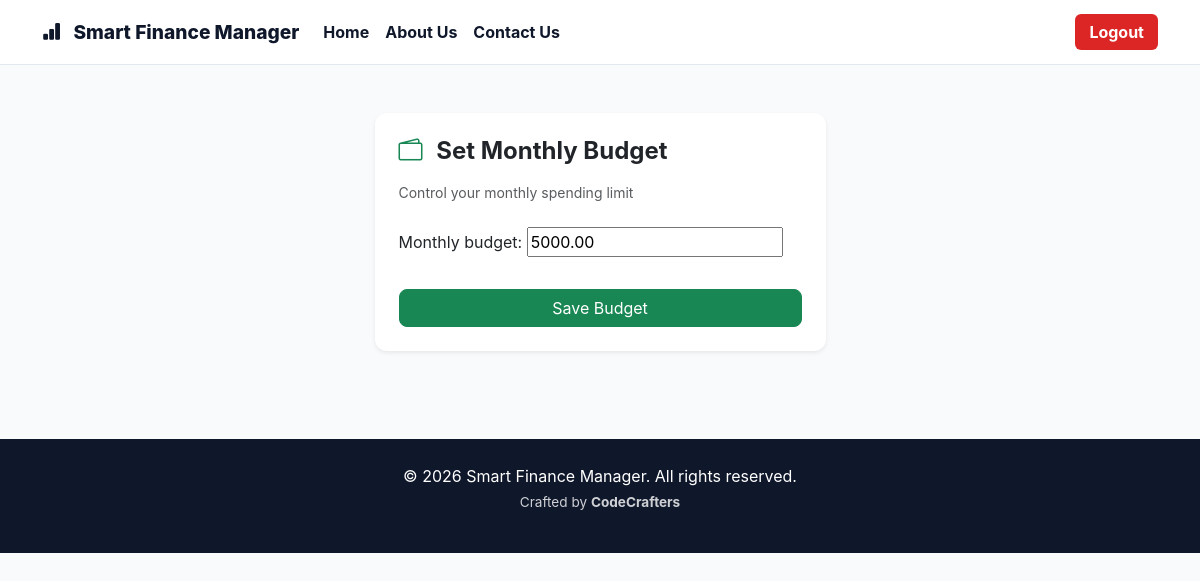
Before: /individuals/budget/ (signed in) with the older database file.
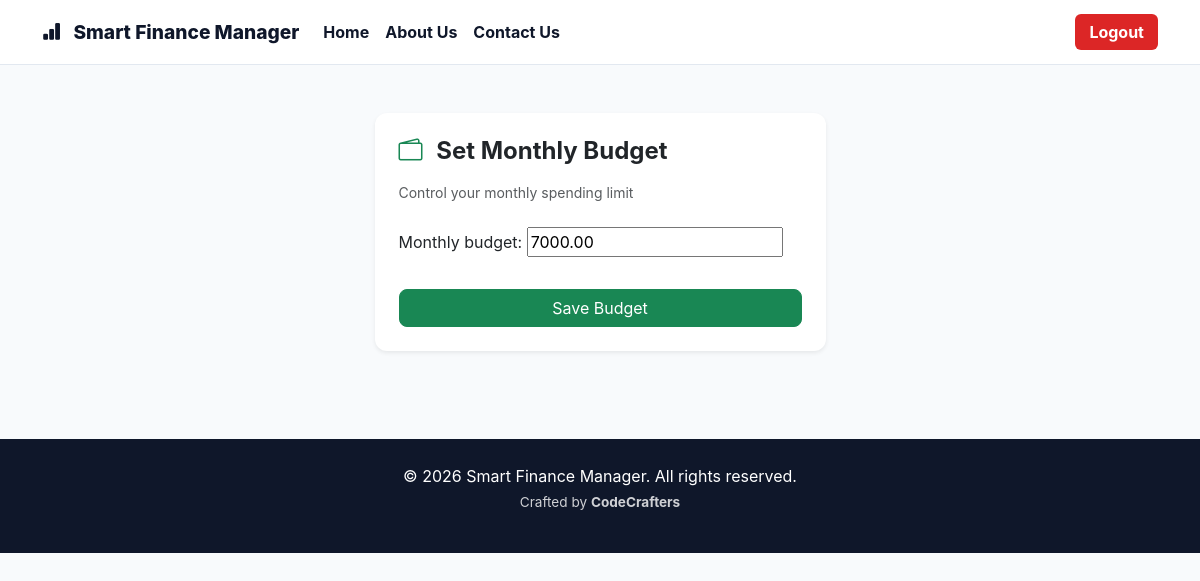
After: the same page with the newer database file.
### individuals/models.py (models this page shows, shortened)
class IndividualBudget(models.Model):
    user = models.OneToOneField(settings.AUTH_USER_MODEL, on_delete=models.CASCADE)
    monthly_budget = models.DecimalField(max_digits=12, decimal_places=2, default=0)

### individuals/views.py (the view)
# urls.py: path('budget/', views.set_budget, name='set_budget'),
@login_required
def set_budget(request):
    budget, _ = IndividualBudget.objects.get_or_create(user=request.user)
    form = BudgetForm(request.POST or None, instance=budget)
    if form.is_valid():
        form.save()
        messages.success(request, 'Budget updated!')
        return redirect('individuals:dashboard')
    return render(request, 'individuals/set_budget.html', {'form': form})

### individuals/forms.py
class BudgetForm(forms.ModelForm):
    class Meta:
        model = IndividualBudget
        fields = ['monthly_budget']

### templates/individuals/set_budget.html (shortened to what this page needs)
{% extends 'base.html' %}
{% block content %}
<div class="container py-5">
  <div class="row justify-content-center">
    <div class="col-md-5">
      <div class="card shadow-sm border-0" style="border-radius:12px;">
        <div class="card-body p-4">
          <h4 class="fw-bold mb-3">
            <i class="bi bi-wallet2 me-2 text-success"></i>
            Set Monthly Budget
          </h4>
          <p class="text-muted small mb-4">
            Control your monthly spending limit
          </p>
          <form method="POST">
            {{ form.as_p }}
            <button class="btn btn-success w-100 mt-3"
              style="border-radius:8px;">
              Save Budget
            </button>
          </form>
        </div>
      </div>
    </div>
  </div>
</div>
{% endblock %}

Changed rows visible on the page:
changed IndividualBudget: monthly_budget "5000.00" → "7000.00"
